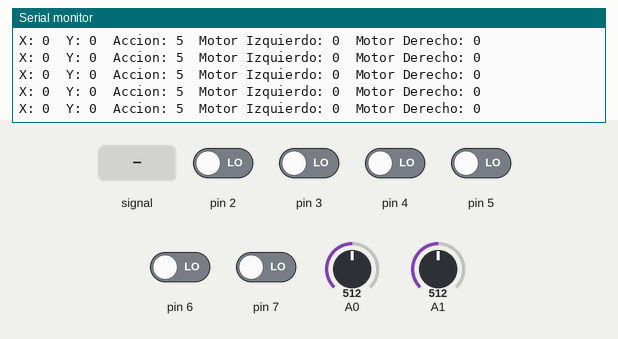
Simulated run of this sketch. Board: Arduino Uno, built with avr-gcc and run on an emulated ATmega328P. Parts: the last lines printed to the serial monitor. The inputs (shaded band) are chosen by the test bench; at power-on: pin 2–7 LOW, A0 = 512, A1 = 512. No radio packets arrive unless stated.

Above: at 1.2 s.
1.3 s: A0 fed a 200 Hz sine of ±81 counts around its level
At 1.9 s:
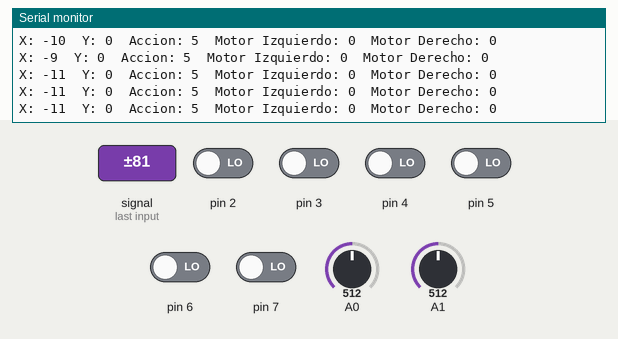
4.3 s: A0 set to 716
At 5.4 s:
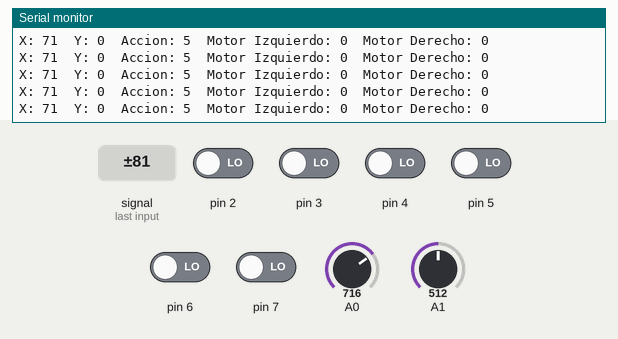
7.3 s: A1 set to 716
At 8.3 s:
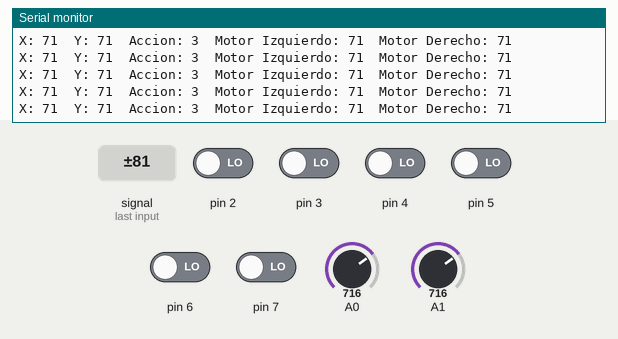
10.3 s: A1 set to 900
At 11.2 s:
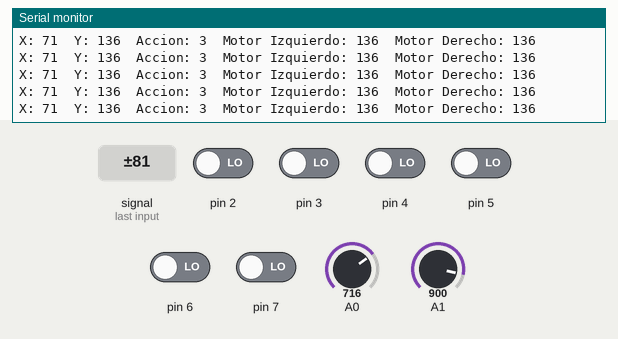
Timing chart, 0 to 12.7 s (numbered marks = the images above; inputs shaded):
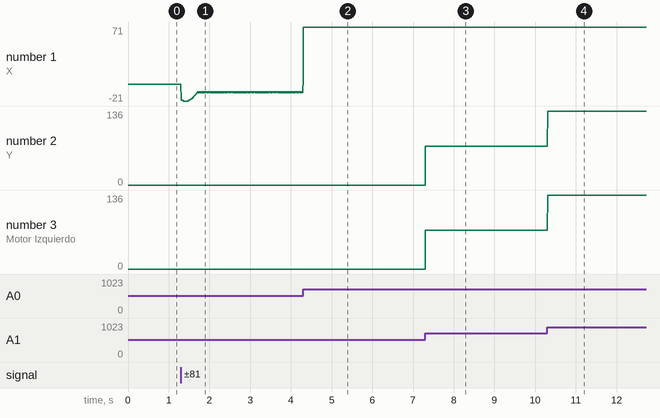

Measured:
- after the input at 1.3 s, the serial monitor: prints a new line at once (image 1)
- after the input at 4.3 s, the serial monitor: prints a new line at once (image 2)
- after the input at 7.3 s, the serial monitor: prints a new line at once (image 3)
- after the input at 10.3 s, the serial monitor: prints a new line at once (image 4)
- plotted number 1: 0 → -11 after the input at 1.3 s, -11 → 71 after the input at 4.3 s
- plotted number 2: 71 → 136 after the input at 10.3 s
- plotted number 3: 71 → 136 after the input at 10.3 s

The sketch:

EMISOR_RFL_JoysTick.ino
```cpp
#include <SPI.h>
#include <nRF24L01.h>
#include <RF24.h>

#define CE_PIN 9
#define CSN_PIN 10

#define muestras 10

int x, y;
int accion = 0;

//Variable con la dirección del canal por donde se va a transmitir
byte direccion[5] ={'s','t','e','v','e'};

//creamos el objeto radio (NRF24L01)
RF24 radio(CE_PIN, CSN_PIN);


/******************************************************************
                  Datos del Control
*******************************************************************
0. Analog X
1. Analog Y
2. Boton JoysTick
---------------------
3. Boton A
4. Boton B
5. Boton C
6. Boton D
---------------------
7. Boton Start
8. Boton Pause
*******************************************************************/
int datos[10];


void setup() {
  Serial.begin(115200);

  pinMode(A0, INPUT);
  pinMode(A1, INPUT);
  pinMode(2, INPUT);
  pinMode(3, INPUT);
  pinMode(4, INPUT);
  pinMode(5, INPUT);
  pinMode(6, INPUT);
  pinMode(7, INPUT);
  pinMode(8, INPUT);
  pinMode(9, INPUT);


  //inicializamos el NRF24L01
  radio.begin();

  //Abrimos un canal de escritura
  radio.setPALevel(RF24_PA_MIN);
  radio.openWritingPipe(direccion);


}

void loop() {

  datos[2] = digitalRead(2);
  datos[3] = digitalRead(3);
  datos[4] = digitalRead(4);
  datos[5] = digitalRead(5);
  datos[6] = digitalRead(6);
  datos[7] = digitalRead(7);

  // put your main code here, to run repeatedly:
  x = 0; y = 0;


  for(int i = 0; i < muestras; i++){
    x += analogRead(A0);
    y += analogRead(A1);
  }

  x /= muestras; y /= muestras;
  x = map(x, 0, 1023, -180, 180);
  y = map(y, 0, 1023, -180, 180);


  if( x < -100){
      accion = 1; //Ir a la izquierda
  }
  else if(x > 100){
      accion = 2; //Ir a la derecha
  }
  else if (y > 50){
      accion = 3; //Ir al frente
  }

  else if (y < -50){
      accion = 4; //Ir atras
  }
  else{
      accion = 5; //Detenido
  }


  Serial.print("X: "); Serial.print(x); Serial.print("\tY: "); Serial.print(y); Serial.print("\tAccion: "); Serial.print(accion);

  switch(accion){

    case 1:
      y < 0 ? y=0.0:y=y;
      //MotorDerecho.write(x*-1);
      //MotorIzquierdo.write(y);
      Serial.print("\tMotor Izquierdo: "); Serial.print(y); Serial.print("\tMotor Derecho: "); Serial.println(x*-1);
      datos[0] = x*-1;
      datos[1] = y;
      break;


    case 2:
      y < 0 ? y=0.0:y=y;
      //MotorDerecho.write(y);
      //MotorIzquierdo.write(x);

      Serial.print("\tMotor Izquierdo: "); Serial.print(x); Serial.print("\tMotor Derecho: "); Serial.println(y);
      datos[0] = y;
      datos[1] = x;
      break;

    case 3:
      y < 0 ? y=0.0 : y=y;
      //MotorDerecho.write(y);
      //MotorIzquierdo.write(y);

      Serial.print("\tMotor Izquierdo: "); Serial.print(y); Serial.print("\tMotor Derecho: "); Serial.println(y);
      datos[0] = y;
      datos[1] = y;
      break;

    case 5:
      y < 0 ? y=0.0:y=y;
      //MotorDerecho.write(y);
      //MotorIzquierdo.write(y);

      Serial.print("\tMotor Izquierdo: "); Serial.print(y); Serial.print("\tMotor Derecho: "); Serial.println(y);
      datos[0] = y;
      datos[1] = y;
      break;

    default: Serial.println();break;
  }

  bool ok = radio.write(datos, sizeof(datos));
  //reportamos por el puerto serial los datos enviados
  if(ok)
  {
    //Serial.print("Datos enviados: ");
  }
  else
  {
     //Serial.println("no se ha podido enviar");
  }

  delay(0);

}
```
